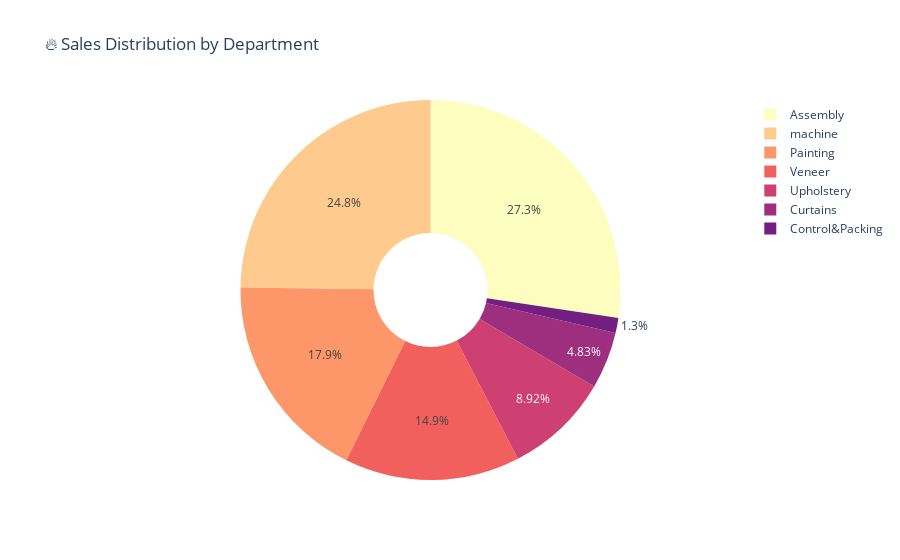

The notebook cell this image was saved under:
### Code cell
dept_sales = df.groupby("Department")["Sales order"].count().reset_index()

dept_sales = dept_sales.sort_values(by="Sales order", ascending=False)

colors = px.colors.sequential.Magma[::-1]  

fig = px.pie(
    dept_sales,
    names="Department",
    values="Sales order",
    title="🔥 Sales Distribution by Department",
    hole=0.3,  
    color=dept_sales["Department"],  
    color_discrete_sequence=colors 
)

fig.show()

### Figure 1 — Plotly figure (JSON) as saved in the notebook; plotly's stock layout.template omitted (floating-point values rounded to 4 significant figures)
{"data": [{"customdata": [["Assembly"], ["machine"], ["Painting"], ["Veneer"], ["Upholstery"], ["Curtains"], ["Control&Packing"]], "domain": {"x": [0, 1], "y": [0, 1]}, "hole": 0.3, "hovertemplate": "Department=%{customdata[0]}<br>Sales order=%{value}<extra></extra>", "labels": ["Assembly", "machine", "Painting", "Veneer", "Upholstery", "Curtains", "Control&Packing"], "legendgroup": "", "marker": {"colors": ["#fcfdbf", "#feca8d", "#fd9668", "#f1605d", "#cd4071", "#9e2f7f", "#721f81"]}, "name": "", "showlegend": true, "type": "pie", "values": [3017, 2734, 1977, 1645, 984, 533, 143]}], "layout": {"autosize": true, "legend": {"tracegroupgap": 0}, "piecolorway": ["#fcfdbf", "#feca8d", "#fd9668", "#f1605d", "#cd4071", "#9e2f7f", "#721f81", "#440f76", "#180f3d", "#000004"], "title": {"text": "🔥 Sales Distribution by Department"}}}
